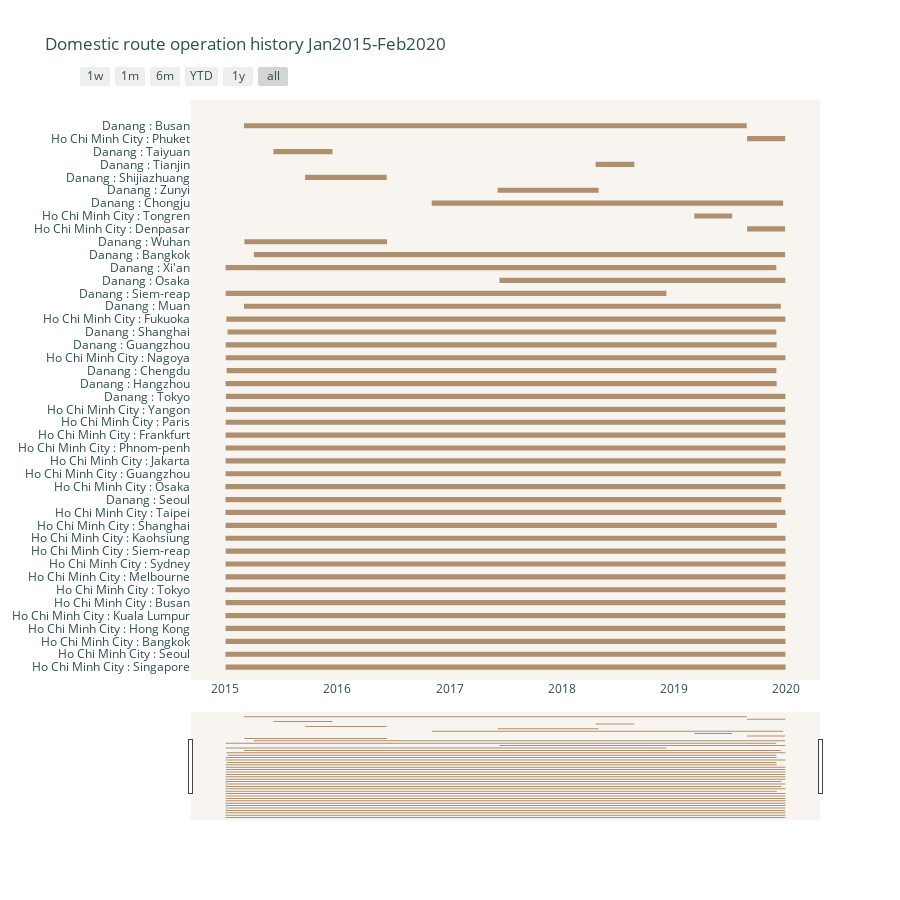

The code cell stored with this chart in its notebook:
### Markdown cell above
#### Fig7: Dom timeline operation route gantt chart

### Code cell
activedom.rename(columns={'domroute':'Task', 'first_flt':'Start','last_flt':'Finish'}, inplace= True)
fig7= ff.create_gantt(activedom,  colors= "#AE8F6F", width= 900, height= 900)
fig7.update_xaxes(rangeslider_visible=True)
fig7.update_layout(
        title='Domestic route operation history Jan2015-Feb2020',
        font={"color": "darkslategray"},
        paper_bgcolor="white",
        plot_bgcolor="#f8f5f0",
        legend=dict(orientation="h", yanchor="bottom", y=1, xanchor="right", x=1))
fig7.show()

### Figure 1 — Plotly figure (JSON) as saved in the notebook; plotly's stock layout.template omitted (floating-point values rounded to 4 significant figures; data arrays with more than 128 entries replaced by an {"elided": "..."} marker saying what was removed)
{"data": [{"fill": "toself", "fillcolor": "rgb(174, 143, 111)", "hoverinfo": "name", "legendgroup": "rgb(174, 143, 111)", "mode": "none", "name": "Danang : Busan", "type": "scatter", "x": {"elided": "214 str values"}, "y": {"elided": "214 float values"}}, {"legendgroup": "rgb(174, 143, 111)", "marker": {"color": "rgb(174, 143, 111)", "opacity": 0, "size": 1}, "mode": "markers", "name": "", "showlegend": false, "text": [null, null, null, null, null, null, null, null, null, null, null, null, null, null, null, null, null, null, null, null, null, null, null, null, null, null, null, null, null, null, null, null, null, null, null, null, null, null, null, null, null, null, null, null, null, null, null, null, null, null, null, null, null, null, null, null, null, null, null, null, null, null, null, null, null, null, null, null, null, null, null, null, null, null, null, null, null, null, null, null, null, null, null, null, null, null], "type": "scatter", "x": ["2015-01-01T09:10:00", "2019-12-31T20:42:00", "2015-01-01T00:22:00", "2019-12-31T17:56:00", "2015-01-01T11:50:00", "2019-12-31T19:22:00", "2015-01-01T07:50:00", "2019-12-30T15:13:00", "2015-01-01T08:33:00", "2019-12-31T15:23:00", "2015-01-01T10:00:00", "2019-12-31T09:54:00", "2015-01-01T00:44:00", "2019-12-31T14:45:00", "2015-01-01T11:25:00", "2019-12-31T20:53:00", "2015-01-01T11:50:00", "2019-12-31T21:07:00", "2015-01-01T16:45:00", "2019-12-31T21:05:00", "2015-01-01T07:27:00", "2019-12-31T17:54:00", "2015-01-01T09:25:00", "2019-12-03T09:10:00", "2015-01-01T08:10:00", "2019-12-31T16:39:00", "2015-01-01T01:09:00", "2019-12-18T04:39:00", "2015-01-01T00:30:00", "2019-12-31T10:23:00", "2015-01-01T10:19:00", "2019-12-17T11:55:00", "2015-01-01T09:55:00", "2019-12-31T14:25:00", "2015-01-01T13:36:00", "2019-12-31T15:41:00", "2015-01-01T13:56:00", "2019-12-31T13:53:00", "2015-01-01T23:15:00", "2019-12-31T23:15:00", "2015-01-02T11:47:00", "2019-12-30T12:30:00", "2015-01-02T10:44:00", "2019-12-31T09:44:00", "2015-01-01T16:20:00", "2019-12-03T01:26:00", "2015-01-04T18:19:00", "2019-12-01T23:15:00", "2015-01-02T00:05:00", "2019-12-31T09:54:00", "2015-01-01T17:15:00", "2019-12-02T21:28:00", "2015-01-07T18:00:00", "2019-12-01T17:56:00", "2015-01-04T00:37:00", "2019-12-31T08:38:00", "2015-03-02T12:00:00", "2019-12-16T14:12:00", "2015-01-01T17:15:00", "2018-12-08T07:51:00", "2017-06-12T09:20:00", "2019-12-31T09:10:00", "2015-01-01T16:10:00", "2019-12-01T22:27:00", "2015-04-03T17:45:00", "2019-12-30T17:49:00", "2015-03-03T19:00:00", "2016-06-10T18:15:00", "2019-08-28T11:11:00", "2019-12-30T11:03:00", "2019-03-09T17:28:00", "2019-07-10T23:00:00", "2016-11-03T09:25:00", "2019-12-24T01:55:00", "2017-06-06T12:07:00", "2018-05-01T13:17:00", "2015-09-17T15:05:00", "2016-06-09T21:00:00", "2018-04-21T16:39:00", "2018-08-25T22:12:00", "2015-06-06T15:07:00", "2015-12-15T20:35:00", "2019-08-28T15:47:00", "2019-12-30T18:28:00", "2015-03-02T07:40:00", "2019-08-27T08:22:00"], "y": [0, 0, 1, 1, 2, 2, 3, 3, 4, 4, 5, 5, 6, 6, 7, 7, 8, 8, 9, 9, 10, 10, 11, 11, 12, 12, 13, 13, 14, 14, 15, 15, 16, 16, 17, 17, 18, 18, 19, 19, 20, 20, 21, 21, 22, 22, 23, 23, 24, 24, 25, 25, 26, 26, 27, 27, 28, 28, 29, 29, 30, 30, 31, 31, 32, 32, 33, 33, 34, 34, 35, 35, 36, 36, 37, 37, 38, 38, 39, 39, 40, 40, 41, 41, 42, 42]}], "layout": {"font": {"color": "darkslategray"}, "height": 900, "hovermode": "closest", "legend": {"orientation": "h", "x": 1, "xanchor": "right", "y": 1, "yanchor": "bottom"}, "paper_bgcolor": "white", "plot_bgcolor": "#f8f5f0", "showlegend": false, "title": {"text": "Domestic route operation history Jan2015-Feb2020"}, "width": 900, "xaxis": {"rangeselector": {"buttons": [{"count": 7, "label": "1w", "step": "day", "stepmode": "backward"}, {"count": 1, "label": "1m", "step": "month", "stepmode": "backward"}, {"count": 6, "label": "6m", "step": "month", "stepmode": "backward"}, {"count": 1, "label": "YTD", "step": "year", "stepmode": "todate"}, {"count": 1, "label": "1y", "step": "year", "stepmode": "backward"}, {"step": "all"}]}, "rangeslider": {"visible": true}, "showgrid": false, "type": "date", "zeroline": false}, "yaxis": {"autorange": false, "range": [-1, 44], "showgrid": false, "ticktext": ["Ho Chi Minh City : Singapore", "Ho Chi Minh City : Seoul", "Ho Chi Minh City : Bangkok", "Ho Chi Minh City : Hong Kong", "Ho Chi Minh City : Kuala Lumpur", "Ho Chi Minh City : Busan", "Ho Chi Minh City : Tokyo", "Ho Chi Minh City : Melbourne", "Ho Chi Minh City : Sydney", "Ho Chi Minh City : Siem-reap", "Ho Chi Minh City : Kaohsiung", "Ho Chi Minh City : Shanghai", "Ho Chi Minh City : Taipei", "Danang : Seoul", "Ho Chi Minh City : Osaka", "Ho Chi Minh City : Guangzhou", "Ho Chi Minh City : Jakarta", "Ho Chi Minh City : Phnom-penh", "Ho Chi Minh City : Frankfurt", "Ho Chi Minh City : Paris", "Ho Chi Minh City : Yangon", "Danang : Tokyo", "Danang : Hangzhou", "Danang : Chengdu", "Ho Chi Minh City : Nagoya", "Danang : Guangzhou", "Danang : Shanghai", "Ho Chi Minh City : Fukuoka", "Danang : Muan", "Danang : Siem-reap", "Danang : Osaka", "Danang : Xi'an", "Danang : Bangkok", "Danang : Wuhan", "Ho Chi Minh City : Denpasar", "Ho Chi Minh City : Tongren", "Danang : Chongju", "Danang : Zunyi", "Danang : Shijiazhuang", "Danang : Tianjin", "Danang : Taiyuan", "Ho Chi Minh City : Phuket", "Danang : Busan"], "tickvals": [0, 1, 2, 3, 4, 5, 6, 7, 8, 9, 10, 11, 12, 13, 14, 15, 16, 17, 18, 19, 20, 21, 22, 23, 24, 25, 26, 27, 28, 29, 30, 31, 32, 33, 34, 35, 36, 37, 38, 39, 40, 41, 42], "zeroline": false}}}
